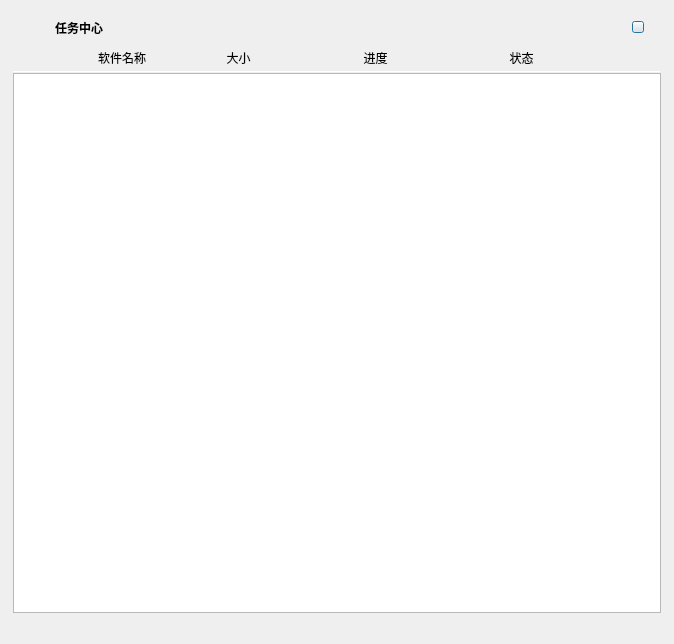
<?xml version="1.0" encoding="UTF-8"?>
<ui version="4.0">
 <class>TaskCenterWndClass</class>
 <widget class="QDialog" name="TaskCenterWndClass">
  <property name="geometry">
   <rect>
    <x>0</x>
    <y>0</y>
    <width>674</width>
    <height>644</height>
   </rect>
  </property>
  <property name="windowTitle">
   <string>TaskCenterWndClass</string>
  </property>
  <widget class="QWidget" name="shadowWidget" native="true">
   <property name="geometry">
    <rect>
     <x>0</x>
     <y>0</y>
     <width>674</width>
     <height>644</height>
    </rect>
   </property>
   <widget class="QWidget" name="centralWidget" native="true">
    <property name="geometry">
     <rect>
      <x>12</x>
      <y>9</y>
      <width>650</width>
      <height>620</height>
     </rect>
    </property>
    <property name="minimumSize">
     <size>
      <width>650</width>
      <height>620</height>
     </size>
    </property>
    <widget class="QLabel" name="task_title">
     <property name="geometry">
      <rect>
       <x>43</x>
       <y>12</y>
       <width>100</width>
       <height>14</height>
      </rect>
     </property>
     <property name="font">
      <font>
       <family>MingLiU-ExtB</family>
       <weight>75</weight>
       <bold>true</bold>
      </font>
     </property>
     <property name="text">
      <string>任务中心</string>
     </property>
    </widget>
    <widget class="QPushButton" name="task_close">
     <property name="geometry">
      <rect>
       <x>620</x>
       <y>12</y>
       <width>12</width>
       <height>12</height>
      </rect>
     </property>
     <property name="text">
      <string/>
     </property>
    </widget>
    <widget class="QListWidget" name="task_listwidget">
     <property name="geometry">
      <rect>
       <x>1</x>
       <y>64</y>
       <width>648</width>
       <height>540</height>
      </rect>
     </property>
    </widget>
    <widget class="QLabel" name="task_list_title_name">
     <property name="geometry">
      <rect>
       <x>43</x>
       <y>37</y>
       <width>134</width>
       <height>24</height>
      </rect>
     </property>
     <property name="text">
      <string>软件名称</string>
     </property>
     <property name="alignment">
      <set>Qt::AlignCenter</set>
     </property>
    </widget>
    <widget class="QLabel" name="task_list_title_size">
     <property name="geometry">
      <rect>
       <x>178</x>
       <y>37</y>
       <width>97</width>
       <height>24</height>
      </rect>
     </property>
     <property name="text">
      <string>大小</string>
     </property>
     <property name="alignment">
      <set>Qt::AlignCenter</set>
     </property>
    </widget>
    <widget class="QLabel" name="task_list_title_progress">
     <property name="geometry">
      <rect>
       <x>276</x>
       <y>37</y>
       <width>175</width>
       <height>24</height>
      </rect>
     </property>
     <property name="text">
      <string>进度</string>
     </property>
     <property name="alignment">
      <set>Qt::AlignCenter</set>
     </property>
    </widget>
    <widget class="QLabel" name="task_list_title_state">
     <property name="geometry">
      <rect>
       <x>469</x>
       <y>37</y>
       <width>81</width>
       <height>24</height>
      </rect>
     </property>
     <property name="text">
      <string>状态</string>
     </property>
     <property name="alignment">
      <set>Qt::AlignCenter</set>
     </property>
    </widget>
    <widget class="QLabel" name="task_list_title_vline_1">
     <property name="geometry">
      <rect>
       <x>177</x>
       <y>37</y>
       <width>1</width>
       <height>23</height>
      </rect>
     </property>
     <property name="text">
      <string/>
     </property>
    </widget>
    <widget class="QLabel" name="task_list_title_vline_2">
     <property name="geometry">
      <rect>
       <x>275</x>
       <y>37</y>
       <width>1</width>
       <height>23</height>
      </rect>
     </property>
     <property name="text">
      <string/>
     </property>
    </widget>
    <widget class="QLabel" name="task_list_title_vline_3">
     <property name="geometry">
      <rect>
       <x>451</x>
       <y>37</y>
       <width>1</width>
       <height>23</height>
      </rect>
     </property>
     <property name="text">
      <string/>
     </property>
    </widget>
    <widget class="QLabel" name="task_no_listitem">
     <property name="geometry">
      <rect>
       <x>1</x>
       <y>64</y>
       <width>648</width>
       <height>540</height>
      </rect>
     </property>
     <property name="text">
      <string/>
     </property>
    </widget>
    <widget class="Line" name="task_head_bottom_line">
     <property name="geometry">
      <rect>
       <x>1</x>
       <y>62</y>
       <width>648</width>
       <height>1</height>
      </rect>
     </property>
     <property name="orientation">
      <enum>Qt::Horizontal</enum>
     </property>
    </widget>
    <zorder>task_title</zorder>
    <zorder>task_close</zorder>
	<zorder>task_no_listitem</zorder>
    <zorder>task_listwidget</zorder>
    <zorder>task_list_title_name</zorder>
    <zorder>task_list_title_size</zorder>
    <zorder>task_list_title_progress</zorder>
    <zorder>task_list_title_state</zorder>
    <zorder>task_list_title_vline_1</zorder>
    <zorder>task_list_title_vline_2</zorder>
    <zorder>task_list_title_vline_3</zorder>
    <zorder>task_head_bottom_line</zorder>
   </widget>
  </widget>
 </widget>
 <layoutdefault spacing="6" margin="11"/>
 <resources>
  <include location="../../UmInstallerAssistant.qrc"/>
 </resources>
 <connections/>
</ui>
